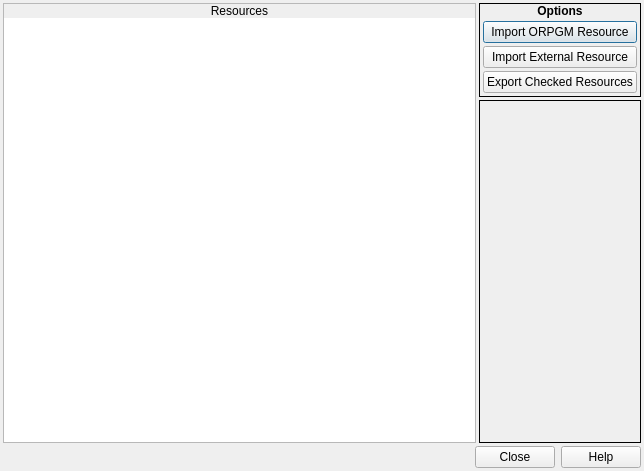
<?xml version="1.0" encoding="UTF-8"?>
<ui version="4.0">
 <class>ResourceManager</class>
 <widget class="QDialog" name="ResourceManager">
  <property name="geometry">
   <rect>
    <x>0</x>
    <y>0</y>
    <width>644</width>
    <height>471</height>
   </rect>
  </property>
  <property name="windowTitle">
   <string>Resource Manager</string>
  </property>
  <property name="windowIcon">
   <iconset resource="gui_icons.qrc">
    <normaloff>:/icons/openrpgmaker.png</normaloff>:/icons/openrpgmaker.png</iconset>
  </property>
  <property name="styleSheet">
   <string notr="true">.QFrame
{
	border-width: 1px;
	border-style: solid;
	border-color: palette(window-text);
}

.QFrame&gt;QLabel
{
	border-width: 0px;
	background-color: palette(window-text);
	color: palette(window);
	font-weight: bold;
}

.QFrame&gt;QCheckBox
{
	background-color: palette(window-text);
	border-width: 0px;
	border-style: none;
	color: palette(window);
	spacing: 3px;
	font-weight: bold;
	padding: 0px 0px 0px 3px;
}

.QFrame&gt;QCheckBox::indicator
{
	min-width: 8px;
	max-width: 8px;
	min-height: 8px;
	max-height: 8px;
	width: 8px;
	height: 8px;
	border-width: 2px;
	border-radius: 0px;
	border-style: ridge;
	border-color: palette(mid);
}

.QFrame&gt;QCheckBox::indicator:unchecked
{
	background-color: palette(base);
}

.QFrame&gt;QCheckBox::indicator:checked
{
	background-color: palette(window-text);
}

.QFrame&gt;QCheckBox::indicator:hover
{
	border-color: palette(highlight);
}</string>
  </property>
  <layout class="QVBoxLayout" name="verticalLayout_4">
   <property name="spacing">
    <number>3</number>
   </property>
   <property name="margin">
    <number>3</number>
   </property>
   <item>
    <widget class="QWidget" name="widget_4" native="true">
     <layout class="QHBoxLayout" name="horizontalLayout">
      <property name="spacing">
       <number>3</number>
      </property>
      <property name="margin">
       <number>0</number>
      </property>
      <item>
       <widget class="QFrame" name="frame_2">
        <property name="frameShape">
         <enum>QFrame::StyledPanel</enum>
        </property>
        <property name="frameShadow">
         <enum>QFrame::Raised</enum>
        </property>
        <layout class="QVBoxLayout" name="verticalLayout_2">
         <property name="spacing">
          <number>0</number>
         </property>
         <property name="margin">
          <number>0</number>
         </property>
         <item>
          <widget class="QLabel" name="label">
           <property name="sizePolicy">
            <sizepolicy hsizetype="Preferred" vsizetype="Fixed">
             <horstretch>0</horstretch>
             <verstretch>0</verstretch>
            </sizepolicy>
           </property>
           <property name="text">
            <string>Resources</string>
           </property>
           <property name="alignment">
            <set>Qt::AlignCenter</set>
           </property>
          </widget>
         </item>
         <item>
          <widget class="QWidget" name="widget_2" native="true">
           <layout class="QVBoxLayout" name="verticalLayout_5">
            <property name="spacing">
             <number>0</number>
            </property>
            <property name="margin">
             <number>0</number>
            </property>
            <item>
             <widget class="QTreeWidget" name="twResources">
              <property name="contextMenuPolicy">
               <enum>Qt::CustomContextMenu</enum>
              </property>
              <property name="frameShape">
               <enum>QFrame::NoFrame</enum>
              </property>
              <property name="editTriggers">
               <set>QAbstractItemView::NoEditTriggers</set>
              </property>
              <property name="showDropIndicator" stdset="0">
               <bool>false</bool>
              </property>
              <property name="textElideMode">
               <enum>Qt::ElideNone</enum>
              </property>
              <property name="verticalScrollMode">
               <enum>QAbstractItemView::ScrollPerPixel</enum>
              </property>
              <property name="uniformRowHeights">
               <bool>true</bool>
              </property>
              <property name="headerHidden">
               <bool>true</bool>
              </property>
              <column>
               <property name="text">
                <string notr="true">1</string>
               </property>
              </column>
             </widget>
            </item>
           </layout>
          </widget>
         </item>
        </layout>
       </widget>
      </item>
      <item>
       <widget class="QWidget" name="widget" native="true">
        <property name="sizePolicy">
         <sizepolicy hsizetype="Fixed" vsizetype="Preferred">
          <horstretch>0</horstretch>
          <verstretch>0</verstretch>
         </sizepolicy>
        </property>
        <layout class="QVBoxLayout" name="verticalLayout">
         <property name="spacing">
          <number>3</number>
         </property>
         <property name="margin">
          <number>0</number>
         </property>
         <item>
          <widget class="QFrame" name="frame_3">
           <property name="sizePolicy">
            <sizepolicy hsizetype="Fixed" vsizetype="Fixed">
             <horstretch>0</horstretch>
             <verstretch>0</verstretch>
            </sizepolicy>
           </property>
           <property name="frameShape">
            <enum>QFrame::Box</enum>
           </property>
           <layout class="QVBoxLayout" name="verticalLayout_22">
            <property name="spacing">
             <number>0</number>
            </property>
            <property name="margin">
             <number>0</number>
            </property>
            <item>
             <widget class="QLabel" name="label_25">
              <property name="sizePolicy">
               <sizepolicy hsizetype="Preferred" vsizetype="Fixed">
                <horstretch>0</horstretch>
                <verstretch>0</verstretch>
               </sizepolicy>
              </property>
              <property name="font">
               <font>
                <weight>75</weight>
                <bold>true</bold>
               </font>
              </property>
              <property name="frameShape">
               <enum>QFrame::NoFrame</enum>
              </property>
              <property name="text">
               <string>Options</string>
              </property>
              <property name="alignment">
               <set>Qt::AlignCenter</set>
              </property>
             </widget>
            </item>
            <item>
             <widget class="QWidget" name="widget_3" native="true">
              <layout class="QVBoxLayout" name="verticalLayout_3">
               <property name="spacing">
                <number>3</number>
               </property>
               <property name="margin">
                <number>3</number>
               </property>
               <item>
                <widget class="QPushButton" name="bImportORPGM">
                 <property name="text">
                  <string>Import ORPGM Resource</string>
                 </property>
                 <property name="icon">
                  <iconset resource="gui_icons.qrc">
                   <normaloff>:/icons/import.png</normaloff>:/icons/import.png</iconset>
                 </property>
                </widget>
               </item>
               <item>
                <widget class="QPushButton" name="bImportExternal">
                 <property name="text">
                  <string>Import External Resource</string>
                 </property>
                 <property name="icon">
                  <iconset resource="gui_icons.qrc">
                   <normaloff>:/icons/import.png</normaloff>:/icons/import.png</iconset>
                 </property>
                </widget>
               </item>
               <item>
                <widget class="QPushButton" name="bExport">
                 <property name="text">
                  <string>Export Checked Resources</string>
                 </property>
                 <property name="icon">
                  <iconset resource="gui_icons.qrc">
                   <normaloff>:/icons/export.png</normaloff>:/icons/export.png</iconset>
                 </property>
                </widget>
               </item>
              </layout>
             </widget>
            </item>
           </layout>
          </widget>
         </item>
         <item>
          <widget class="QFrame" name="frame">
           <property name="frameShape">
            <enum>QFrame::Box</enum>
           </property>
           <property name="frameShadow">
            <enum>QFrame::Plain</enum>
           </property>
          </widget>
         </item>
        </layout>
       </widget>
      </item>
     </layout>
    </widget>
   </item>
   <item>
    <widget class="QDialogButtonBox" name="buttonBox">
     <property name="orientation">
      <enum>Qt::Horizontal</enum>
     </property>
     <property name="standardButtons">
      <set>QDialogButtonBox::Close|QDialogButtonBox::Help</set>
     </property>
    </widget>
   </item>
  </layout>
  <action name="aCheckAll">
   <property name="text">
    <string>Check All</string>
   </property>
  </action>
  <action name="aCheckAllRecursively">
   <property name="text">
    <string>Check All (Recursively)</string>
   </property>
  </action>
  <action name="aUncheckAll">
   <property name="text">
    <string>Uncheck All</string>
   </property>
  </action>
  <action name="aUncheckAllRecursively">
   <property name="text">
    <string>Uncheck All (Recursively)</string>
   </property>
  </action>
 </widget>
 <resources>
  <include location="gui_icons.qrc"/>
 </resources>
 <connections>
  <connection>
   <sender>buttonBox</sender>
   <signal>accepted()</signal>
   <receiver>ResourceManager</receiver>
   <slot>accept()</slot>
   <hints>
    <hint type="sourcelabel">
     <x>248</x>
     <y>254</y>
    </hint>
    <hint type="destinationlabel">
     <x>157</x>
     <y>274</y>
    </hint>
   </hints>
  </connection>
  <connection>
   <sender>buttonBox</sender>
   <signal>rejected()</signal>
   <receiver>ResourceManager</receiver>
   <slot>reject()</slot>
   <hints>
    <hint type="sourcelabel">
     <x>316</x>
     <y>260</y>
    </hint>
    <hint type="destinationlabel">
     <x>286</x>
     <y>274</y>
    </hint>
   </hints>
  </connection>
 </connections>
</ui>
